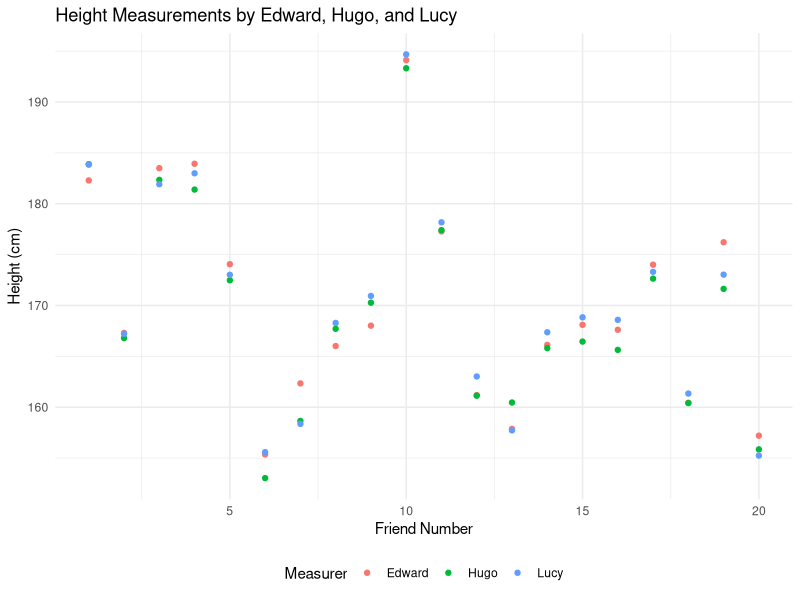

Write the R code that produced this figure.
library(ggplot2)

set.seed(0) 

n_friends <- 20

true_heights <- rnorm(n_friends, mean = 170, sd = 10)

edward_errors <- rnorm(n_friends, mean = 0, sd = 1.5)
hugo_errors <- rnorm(n_friends, mean = -0.5, sd = 1)
lucy_errors <- rnorm(n_friends, mean = 0.5, sd = 2)

edward_measurements <- true_heights + edward_errors
hugo_measurements <- true_heights + hugo_errors
lucy_measurements <- true_heights + lucy_errors

measurements_df <- data.frame(
  Friend = rep(1:n_friends, 3),
  Height = c(edward_measurements, hugo_measurements, lucy_measurements),
  Measurer = factor(rep(c('Edward', 'Hugo', 'Lucy'), each = n_friends))
)

ggplot(measurements_df, aes(x = Friend, y = Height, color = Measurer)) +
  geom_point() +
  theme_minimal() +
  labs(title = 'Height Measurements by Edward, Hugo, and Lucy',
       x = 'Friend Number',
       y = 'Height (cm)',
       color = 'Measurer') +
  theme(legend.position = "bottom")
